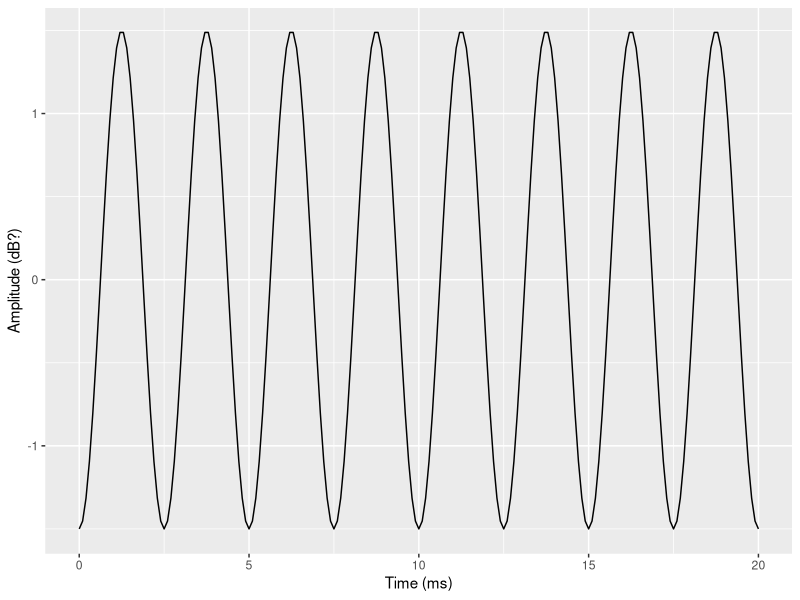
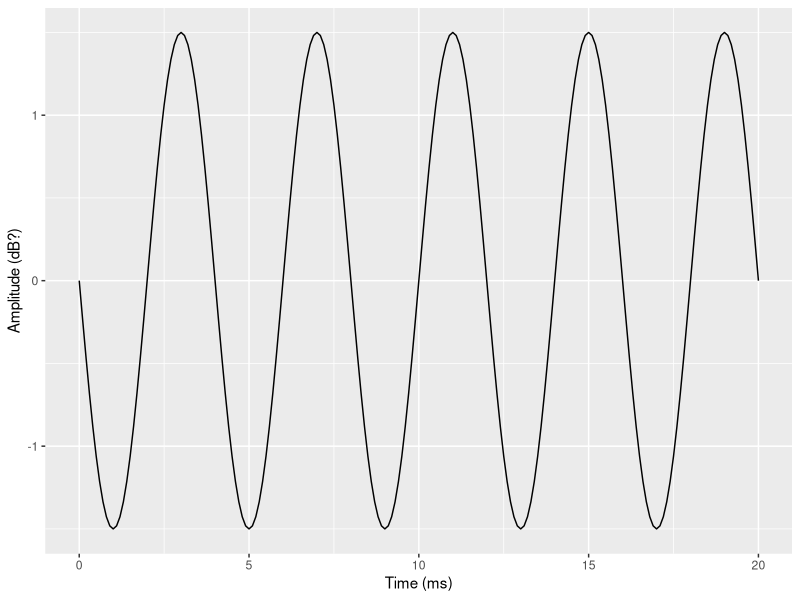
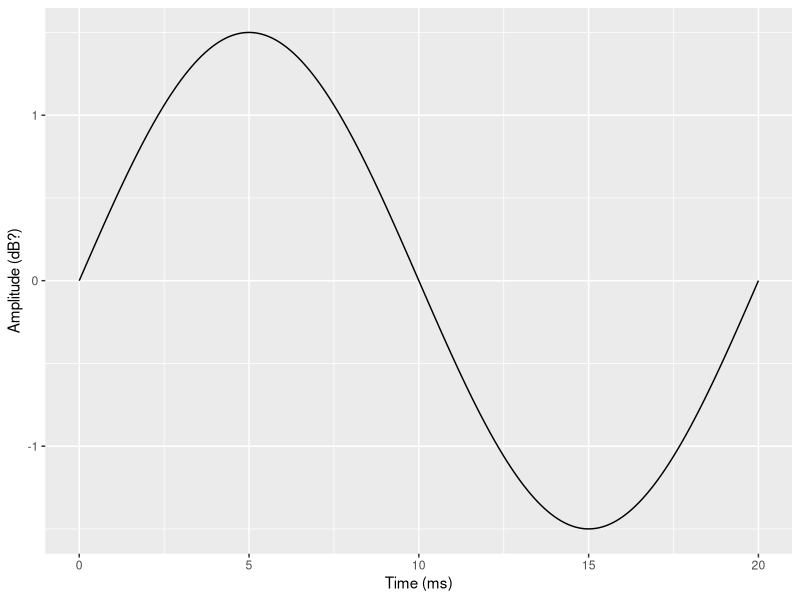
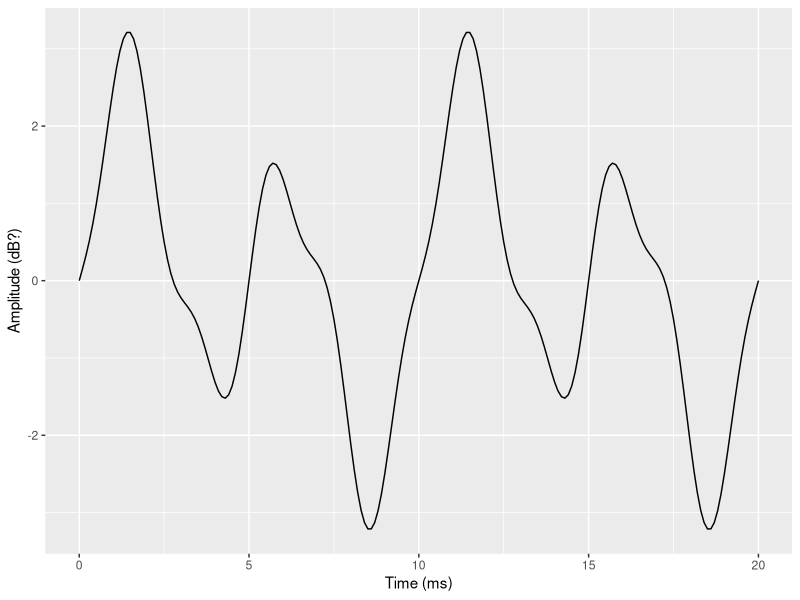

Recreate these plots in R, in order.
## ---- data ----
library(ggplot2)

data <- read.csv("./data/sines1.csv")
data$sin_theta_123 <- data$sin_theta_1 + data$sin_theta_2 + data$sin_theta_3

sinplot <- function(sinusoid){
             ggplot(data,
                    aes_string(x = "ms",
                               y = sinusoid)) +
               geom_line() +
               labs(x = "Time (ms)",
                    y = "Amplitude (dB?)")
}

## ---- plot1 ----
sinplot("sin_theta_4")

## ---- plot2 ----
sinplot("sin_theta_5")

## ---- plot3 ----
sinplot("sin_theta_6")

## ---- plotcombo ----
sinplot("sin_theta_123")
